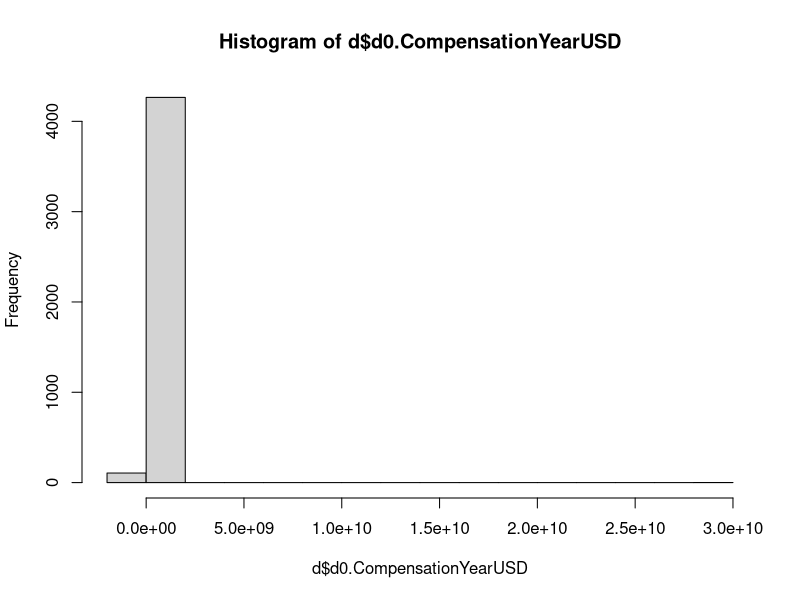
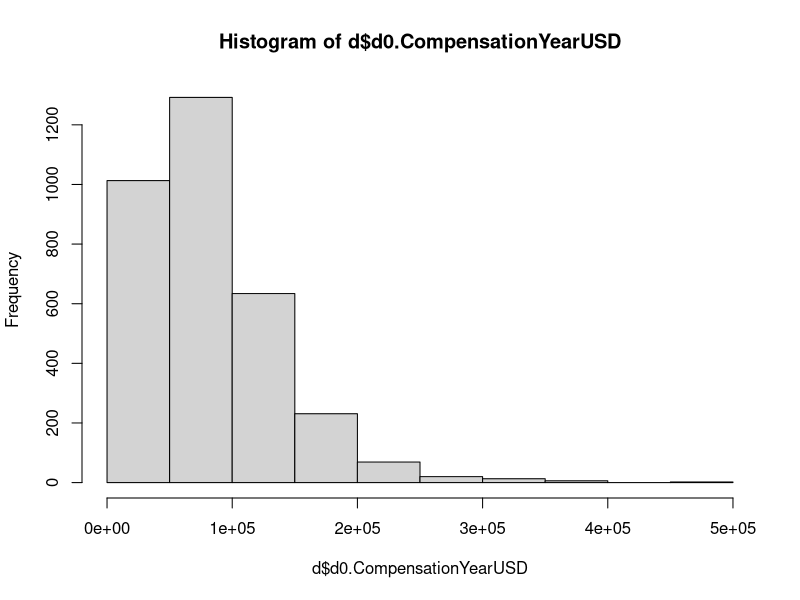

R code for these plots, in order: (Note: this script raises an error after producing the figures.)
## ---- chunk 1
knitr::opts_chunk$set(echo = TRUE)
## ---- chunk 2
d0 <- read.csv("../Data/DataScienceData.csv")
## ---- chunk 3
d <- data.frame(d0$FormalEducation, d0$CompensationYearUSD)
d <- na.omit(d)
unique(d$d0.FormalEducation)
## ---- chunk 4
hist(d$d0.CompensationYearUSD)
max(d$d0.CompensationYearUSD)
mean(d$d0.CompensationYearUSD)
mean(d$d0.CompensationYearUSD[d$d0.FormalEducation=="Bachelor's degree"])
## ---- chunk 5
d <- d[d$d0.CompensationYearUSD < 500000,]
d <- d[d$d0.CompensationYearUSD > 20000,]
hist(d$d0.CompensationYearUSD)
## ---- chunk 6
mean(d$d0.CompensationYearUSD)
sd(d$d0.CompensationYearUSD)
mean(d$d0.CompensationYearUSD[d$d0.FormalEducation=="Bachelor's degree"])
## ---- chunk 7
unique(d$d0.FormalEducation)

"bachelor's"
bach = d[d$d0.FormalEducation=="Bachelor's degree",]
nrow(bach)
m_bachelor <- mean(bach$d0.CompensationYearUSD)
sd(bach$d0.CompensationYearUSD)

"master's"
mas = d[d$d0.FormalEducation=="Master's degree",]
nrow(mas)
m_master <- mean(mas$d0.CompensationYearUSD)
sd(mas$d0.CompensationYearUSD)

"doctorate"
doc = d[d$d0.FormalEducation=="Doctoral degree",]
nrow(doc)
m_doctor <- mean(doc$d0.CompensationYearUSD)
sd(doc$d0.CompensationYearUSD)

"professional"
prof = d[d$d0.FormalEducation=="Professional degree",]
nrow(prof)
m_professional <- mean(prof$d0.CompensationYearUSD)
sd(prof$d0.CompensationYearUSD)


groupmeans = c(m_bachelor, m_master, m_doctor, m_professional)
groupmeans
## ---- chunk 8
d <- d[d$d0.FormalEducation != "I did not complete any formal education past high school",]
d <- d[d$d0.FormalEducation != "Some college/university study without earning a bachelor's degree",]
d <- d[d$d0.FormalEducation != "I prefer not to answer",]

## ---- chunk 9
set.seed(3)
n = 700
n2 = 1530
n3 = 800

m1 = 50000
m2 = 60000
m3 = 70000

s1 = 50000
s2 = 55000
s3 = 60000

reps=1000
pvalues=data.frame(p12=rep(NA,reps),p13=rep(NA,reps),p23=rep(NA,reps))
for(i in 1:reps){
  x1=rnorm(n,m1,s1)
  x2=rnorm(n2,m2,s2)
  x3=rnorm(n3,m3,s3)
  pvalues$p12[i]=t.test(x1,x2,var.equal=F)$p.value
  pvalues$p13[i]=t.test(x1,x3,var.equal=F)$p.value
  pvalues$p23[i]=t.test(x2,x3,var.equal=F)$p.value
}

# This creates a dataframe with a TRUE or FALSE value for each pairwise test indicating if it rejected
# as well as a column indicating if any one test rejected
reject = data.frame(pvalues < 0.05, any.rejection=apply(pvalues<0.05, 1, any))

# This calculates the mean TRUE entries in each column (proportion of rejections) and shows a given number of decimal places for the results
results = apply(reject,2,mean)
dec = 5
format(round(results, dec), nsmall=dec)
## ---- chunk 10
groupmeans
anovaP <- power.anova.test(groups = 4, 
between.var = var(groupmeans), within.var = 50000^2, 
power=NULL,sig.level=0.05,n=c(700, 1500, 800, 100))

anovaP
## ---- chunk 11
d$d0.FormalEducation <- ordered(d$d0.FormalEducation,
                         levels = c("Professional degree", "Bachelor's degree", "Master's degree", "Doctoral degree"))
## ---- chunk 12
summary(aov(d$d0.CompensationYearUSD ~ d$d0.FormalEducation, data = d))
## ---- chunk 13
ggplot(d) +
  ggtitle("Distributions of Salary per Education Group") +
  xlab("Salary in USD") +
  labs(fill= "Salary in USD", color="Salary in USD") +
  geom_density(aes(x=d$d0.CompensationYearUSD, fill=d$d0.FormalEducation, color=d$d0.FormalEducation), alpha=0.4)
## ---- chunk 14
summary(lm(d$d0.CompensationYearUSD ~ factor(d$d0.FormalEducation), data=d))
